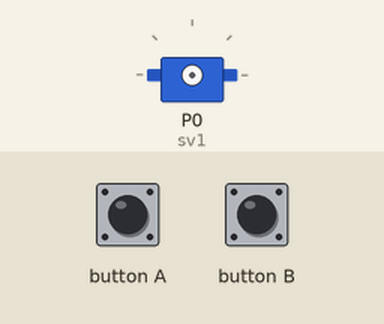
Recording of a program running on a simulated BBC micro:bit running MicroPython. Parts: servo. The inputs (shaded band) are chosen by the test bench. Servo angles are drawn from the pulse width (0.5 ms = 0°, 2.5 ms = 180°).

Above: at 1.2 s.
1.3 s: button A pressed for 0.15 s
2.9 s: button B pressed for 0.15 s
At 4.1 s:
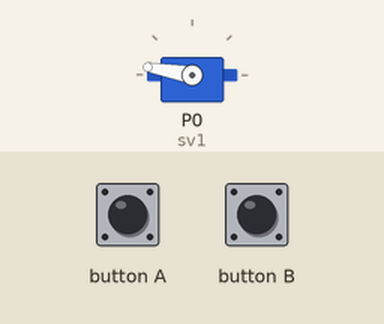
4.5 s: button A pressed for 1 s
At 5.6 s:
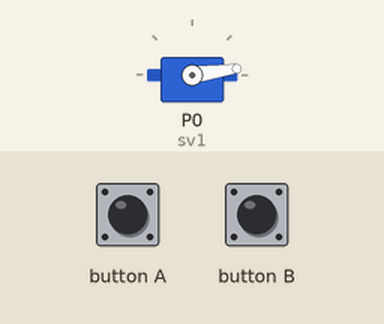
7.0 s: button B pressed for 1 s
At 7.5 s:
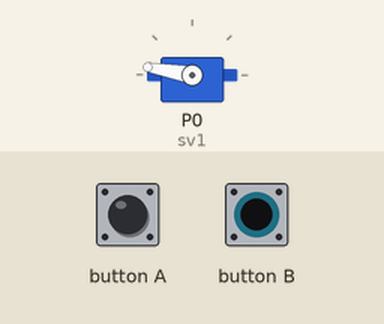
Timing chart, 0 to 10.0 s (numbered marks = the images above; inputs shaded):
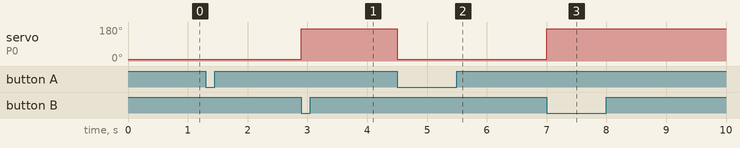

Measured:
- after the input at 2.9 s, servo on P0 (sv1): 8° → 170° at once
- after the input at 4.5 s, servo on P0 (sv1): 170° → 8° at once
- after the input at 7.0 s, servo on P0 (sv1): 8° → 170° at once

The program:

servo_microbit.py
```python
# kode fra https://github.com/microbit-playground/microbit-servo-class

from microbit import *

# koden under class er litt komplisert men virker
# IKKE endre mellom ****** om du ikke er helt sikker
#
# *****
class Servo:

    """
    A simple class for controlling hobby servos.
    Args:
        pin (pin0 .. pin3): The pin where servo is connected.
        freq (int): The frequency of the signal, in hertz.
        min_us (int): The minimum signal length supported by the servo.
        max_us (int): The maximum signal length supported by the servo.
        angle (int): The angle between minimum and maximum positions.
    Usage:
        SG90 @ 3.3v servo connected to pin0
        = Servo(pin0).write_angle(90)
    """

    def __init__(self, pin, freq=50, min_us=600, max_us=2400, angle=180):
        self.min_us = min_us
        self.max_us = max_us
        self.us = 0
        self.freq = freq
        self.angle = angle
        self.analog_period = 0
        self.pin = pin
        analog_period = round((1/self.freq) * 1000)  # hertz to miliseconds
        self.pin.set_analog_period(analog_period)

    def write_us(self, us):
        us = min(self.max_us, max(self.min_us, us))
        duty = round(us * 1024 * self.freq // 1000000)
        self.pin.write_analog(duty)
        self.pin.write_digital(0)  # turn the pin off

    def write_angle(self, degrees=None):
        degrees = degrees % 360
        total_range = self.max_us - self.min_us
        us = self.min_us + total_range * degrees // self.angle
        self.write_us(us)
# *****
#
# herfra er det enklere kode som lett kan endres

sv1 = Servo(pin0) # her klarerer vi varibel sv1 til servo paa pin0

while True:
    if button_a.was_pressed():
        sv1.write_angle(0)
    elif button_b.was_pressed():
        sv1.write_angle(180)
```
